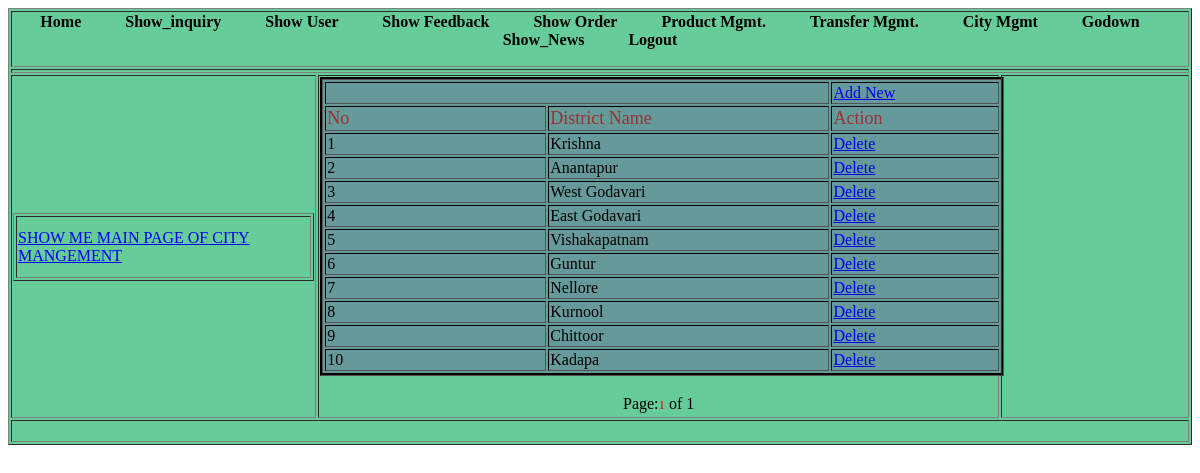
Page /Admin/show_district.php (signed in) on the committed database.
### tables this page shows
CREATE TABLE IF NOT EXISTS `dist_mngt` (
  `did` int(11) NOT NULL AUTO_INCREMENT,
  `district` varchar(20) NOT NULL,
  PRIMARY KEY (`did`)
);

### Admin/show_district.php (the view, shortened to what this page needs)
<!DOCTYPE html PUBLIC "-//W3C//DTD XHTML 1.0 Transitional//EN" "http://www.w3.org/TR/xhtml1/DTD/xhtml1-transitional.dtd">
<html xmlns="http://www.w3.org/1999/xhtml">
<head>
<link rel="stylesheet" type="text/css" href="styles.css" />
</head>
<?php
$page_name="show_district.php";
if(!isset($_REQUEST["start"]))
{
	$start = 0;
}
else
{
	$start = $_REQUEST["start"];
}
		$eu = ($start - 0);
		$limit = 10;
?>
<body>
<table width="100%" border="1" class="background">
  <tr>
    <td colspan="3"><?php include("header.php");?></td>
  </tr>
  <tr>
    <td colspan="3" align="center"><?php
	  ?></td>
  </tr>
  <tr>
    <td width="26%"><table width="100%" border="1">
      <tr>
        <td height="58"><a href="show_city_mgnt.php">SHOW ME MAIN PAGE OF CITY MANGEMENT </a></td>
      </tr>
    </table></td>
    <td width="58%"><table width="101%" border="1" class="table">
      <tr>
        <td colspan="2"
		  >&nbsp;</td>
        <td width="25%"><a href="add_district.php">Add New </a></td>
      </tr>
      <tr>
        <td width="33%" class="font">No</td>
        <td width="42%" class="font">District Name </td>
        <td class="font">Action</td>
      </tr>
		      <?php
	$i=1;
	$sql2 = "select * from dist_mngt";
	$fetch = mysql_query($sql2) or die("query failed");
	$nume = mysql_num_rows($fetch);
	$sql_group=mysql_query("select * from dist_mngt order by did desc limit $eu,$limit ");
	if(mysql_num_rows($sql_group)>0)
	{
	while($data=mysql_fetch_array($sql_group))
	{
	?>
      <tr>
        <td><?php echo $i;?></td>
        <td><?php echo $data['district'];?></td>
        <td><a href="del_taluka.php?pid=<?php echo $data['did'];?>">Delete</a></td>
      </tr>
      <?php
		 $i++;
		 }
		 ?>
    </table>
    <p>
      <?php
echo "<table align = 'center' width='50%'><tr><td  align='left' width='30%'>";
	echo "</td><td align=center width='40%'>Page:";
	$l=1;
	$total=0;
	for($i=0;$i < $nume;$i=$i+$limit)
	{
		if($i <> $eu)
		{
			echo " <a href='$page_name?start=$i'><font face='Verdana' size='2'>$l</font></a> ";
		}
		else
		{
			echo "<font face='Verdana' size='2' color=red>$l</font>";
		}
		$l=$l+1;
		$total = $total+1;
	}
echo " of $total</td><td  align='right' width='40%'>";
	echo "</td></tr></table>";
}
?>
    <td width="16%">&nbsp;</td>
  </tr>
  <tr>
    <td colspan="3">&nbsp;</td>
  </tr>
</table>
</body>
</html>

### Admin/styles.css (style rules this page uses)
.background { background-color:#66CC99; }
.table { background-color: #669999; border:#000000 groove; }
.font { font:Georgia, "Times New Roman", Times, serif; font-size:18px; color: #993333; }

### rows in the picture
dist_mngt: district "Krishna"
dist_mngt: district "Anantapur"
dist_mngt: district "West Godavari"
dist_mngt: district "East Godavari"
dist_mngt: district "Vishakapatnam"
dist_mngt: district "Guntur"
dist_mngt: district "Nellore"
dist_mngt: district "Kurnool"
dist_mngt: district "Chittoor"
dist_mngt: district "Kadapa"

### other values in the picture
$total "1"
